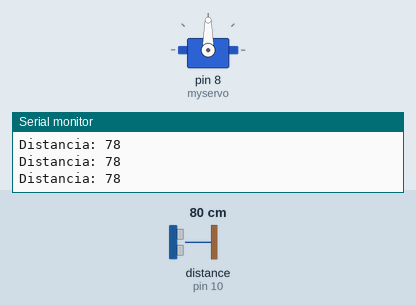
Bench run of a sketch on a simulated Arduino Uno, built with avr-gcc and run on an emulated ATmega328P. Shown: servo, the last lines printed to the serial monitor. Wiring (inferred from the names in the program): ultrasonic range finder: trigger pin 9; echo pin 10. The test bench sets the inputs (shaded band); at power-on: distance to the obstacle (sensor on pin 10) 80 cm. The echo pulse lasts 58.3 µs per cm.

Above: at 1.3 s.
1.4 s: distance to the obstacle (sensor on pin 10) set to 33 cm
2.9 s: distance to the obstacle (sensor on pin 10) set to 27 cm
At 3.3 s:
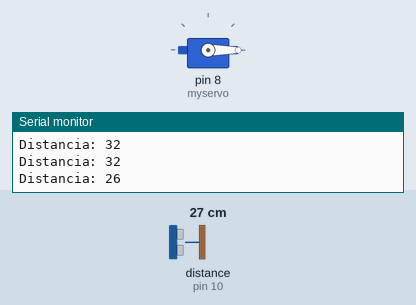
4.5 s: distance to the obstacle (sensor on pin 10) set to 35 cm
At 5.7 s:
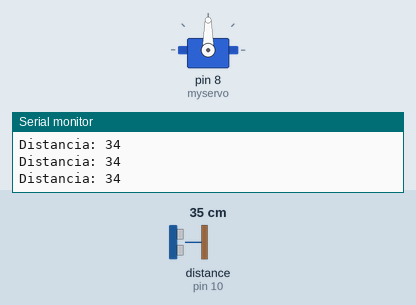
6.0 s: distance to the obstacle (sensor on pin 10) set to 2 cm
At 7.3 s:
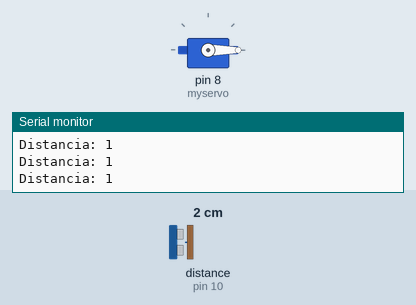
Timing chart, 0 to 8.5 s (numbered marks = the images above; inputs shaded):
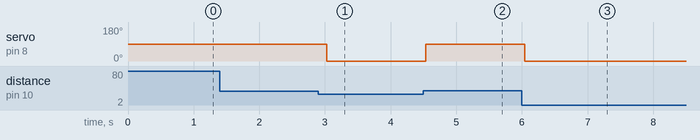

The sketch:

M_quina_Seletora_de_Pe_as.ino
```cpp
#include <Servo.h>

Servo myservo;  // Objeto do servo

const int trigPin = 9;    // Pino TRIG do sensor ultrassônico
const int echoPin = 10;   // Pino ECHO do sensor ultrassônico
int maxDistance = 30;     // Distância máxima para movimentar o servo
long duration, distance;  // Variáveis para calcular a distância

void setup() {
  myservo.attach(8);      // Pino do servo
  pinMode(trigPin, OUTPUT);
  pinMode(echoPin, INPUT);
  myservo.write(90);      // Posição inicial do servo
  Serial.begin(9600);
}

void loop() {
  digitalWrite(trigPin, LOW);
  delayMicroseconds(2);
  digitalWrite(trigPin, HIGH);
  delayMicroseconds(10);
  digitalWrite(trigPin, LOW);

  duration = pulseIn(echoPin, HIGH);
  distance = duration * 0.034 / 2;

  Serial.print("Distancia: ");
  Serial.println(distance);

  if (distance < 30) {
    myservo.write(0);     // Gira o servo para a direita (menor distância)
  } else {
    myservo.write(90);    // Gira o servo para a posição central (maior distância)
  }

  delay(500);  // Aguarda um momento antes da próxima leitura
}
```

Measured:
- the behaviour switches between 31 and 30 cm on distance to the obstacle (sensor on pin 10) (found by bisection; images 0 and 1)
- after the input at 2.9 s, servo on pin 8 (myservo): 90° → 0° after 0.13 s
- after the input at 4.5 s, servo on pin 8 (myservo): 0° → 90° at once
- after the input at 6.0 s, servo on pin 8 (myservo): 90° → 0° at once
